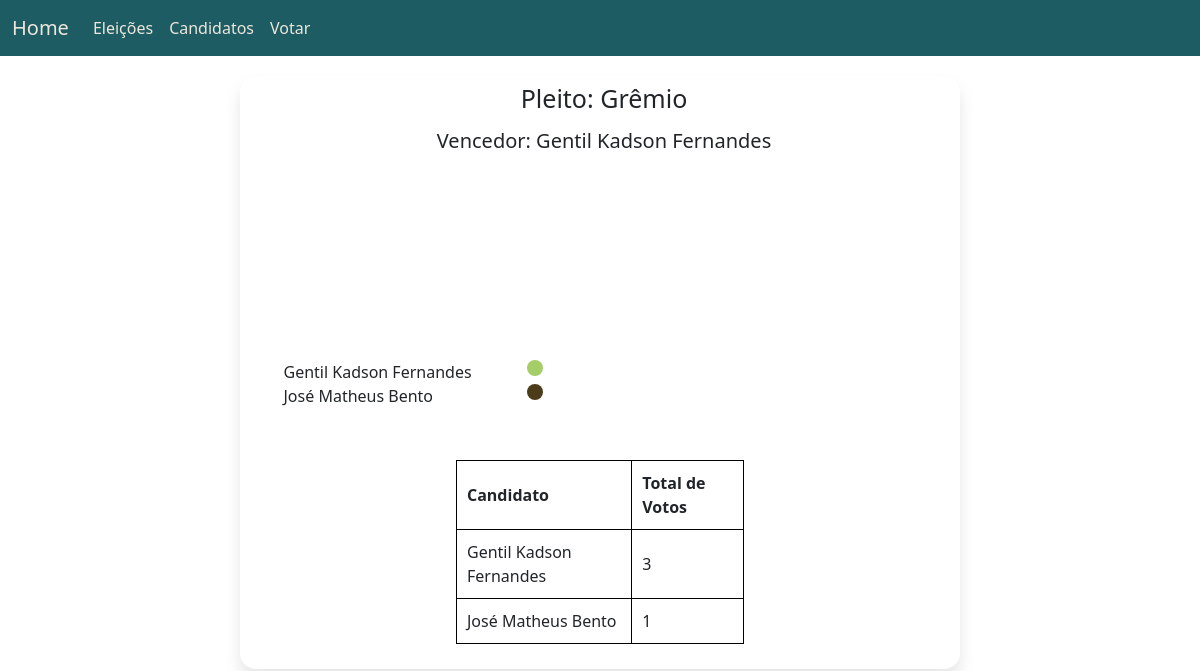
The page /resultado/4 on the database its author committed.
### eleicao/models.py (models this page shows, shortened)
class Eleicao(models.Model):
    nome = models.CharField(verbose_name="Nome da Eleição", max_length=80, unique=True)
    data_inicial = models.DateField(verbose_name="Data Inicial")
    data_final = models.DateField(verbose_name="Data Final")
    candidatos = models.ManyToManyField(Candidato, blank=True)
    _total_candidatos = None
    def get_status(self):
        hoje = date.today()
        if self.data_inicial > hoje:
            return "em aberto"
        elif self.data_final > hoje:
            return "andamento"
        else:
            return "finalizada"

class Candidato(models.Model):
    cpf = CPFField('cpf', default='000.000.000-00', unique=True)
    nome = models.CharField(verbose_name='Nome Completo', max_length=255, null=False)
    data_nascimento = models.DateField(verbose_name="Data de Nascimento")
    endereco = models.CharField(verbose_name="Endereço", max_length=255, null=False)

### eleicao/views.py (the view)
# urls.py: path('resultado/<int:id>', resultados_view, name="resultado")
def resultados_view(request, id):
    eleicao = Eleicao.objects.get(pk=id)
    if eleicao.get_status() is "finalizada":
        votos = Voto.objects.filter(pleito=eleicao)
        candidatos = eleicao.candidatos.all()
        resultado = {}
        for i in range(len(candidatos)):
            resultado[candidatos[i].nome] = len(votos.filter(candidato=candidatos[i]))
        sort_orders = sorted(resultado.items(), key=lambda x: x[1], reverse=True)
        vencedor = sort_orders[0][0]
        final = dict(sort_orders)
        dados = list(final.values())
        colors = []
        chaves = list(final.keys())
        dados_coloridos = {}
        for i in range(len(dados)):
            colors.append('#%06X' % randint(0, 0xFFFFFF))
            dados_coloridos[chaves[i]] = colors[i]
        return render(request, "resultado.html",
                      {'vencedor': vencedor, 'chaves': chaves, 'dados_coloridos': dados_coloridos, 'candidatos': final,
                       'dados': dados, 'cores': colors, 'titulo': eleicao.nome})
    else:
        raise PermissionDenied

### eleicao/templates/resultado.html (shortened to what this page needs)
{% extends "base_eleicao.html" %}
{% load static %}
{% block links %}
    <link rel="stylesheet" type="text/css" href="{% static 'css/menu.css' %}">
{% endblock %}
{% block content %}
    <div class="d-flex justify-content-around" style="margin-top: 20px; margin-bottom: 20px; ">
        <div class="row"
             style="width: 60%; box-shadow: 0px 10px 16px rgba(0, 0, 0, 0.1); border-radius: 16px; padding-bottom: 25px;">
            <p class="m-1"
               style="font-size: 25px; text-align: center">Pleito: {{ titulo }}</p>
            <p class="m-1"
               style="font-size: 20px; text-align: center">Vencedor: {{ vencedor }}</p>
            <div class="col-6">
                <div class="d-flex justify-content-center">
                    <div class="carteira-card" style="width: 300px;">
                        <div id="chart" style="width:100%; height:200px; border-radius: 16px">
                        </div>
                        {% for key, value in dados_coloridos.items %}
                            <div class="row" style="justify-content: center">
                                <div class="col-9">
                                    <span>{{ key }}</span>
                                </div>
                                <div class="col-2">
                                    <div style="background-color: {{ value }}; border-radius: 8px; height: 16px; width: 16px"></div>
                                </div>
                            </div>
                        {% endfor %}
                    </div>
                </div>
            </div>
            <div class="col-6">
                <div id="container" style="height: 300px;"></div>
            </div>
            <table style="margin: auto; width: 40%;">
                <tr>
                    <th>Candidato</th>
                    <th>Total de Votos</th>
                </tr>
                {% for candidato, votos in candidatos.items %}
                    <tr>
                        <td>{{ candidato }}</td>
                        <td>{{ votos }}</td>
                    </tr>
                {% endfor %}
            </table>
        </div>
    </div>
{% endblock %}

### eleicao/static/css/menu.css (style rules this page uses)
table, th, td { padding: 10px; border: 1px solid black; }

### rows shown on the page
Eleicao: nome "Grêmio"
Candidato: nome "Gentil Kadson Fernandes", dados_coloridos "Gentil Kadson Fernandes", candidatos "Gentil Kadson Fernandes"
Candidato: dados_coloridos "José Matheus Bento", candidatos "José Matheus Bento"

### other values the page prints
{{ votos }} "3" "1"
